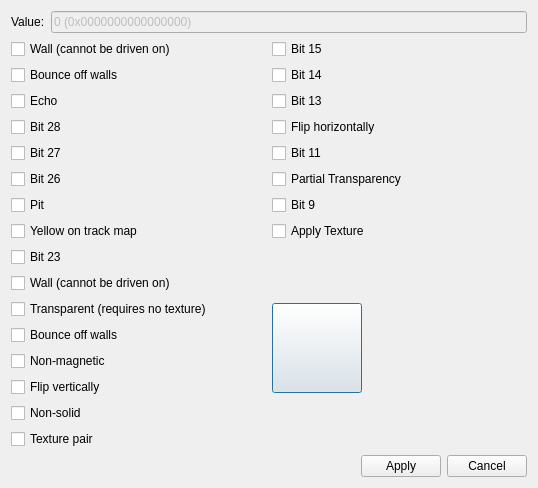
<?xml version="1.0" encoding="UTF-8"?>
<ui version="4.0">
 <class>EditSurfaceDialog</class>
 <widget class="QDialog" name="EditSurfaceDialog">
  <property name="geometry">
   <rect>
    <x>0</x>
    <y>0</y>
    <width>538</width>
    <height>468</height>
   </rect>
  </property>
  <property name="windowTitle">
   <string>Edit Surface</string>
  </property>
  <layout class="QVBoxLayout" name="verticalLayout">
   <item>
    <layout class="QHBoxLayout" name="horizontalLayout">
     <item>
      <widget class="QLabel" name="lblValue">
       <property name="text">
        <string>Value:</string>
       </property>
      </widget>
     </item>
     <item>
      <widget class="QLineEdit" name="leValue">
       <property name="enabled">
        <bool>false</bool>
       </property>
       <property name="text">
        <string>0 (0x0000000000000000)</string>
       </property>
       <property name="readOnly">
        <bool>true</bool>
       </property>
      </widget>
     </item>
    </layout>
   </item>
   <item>
    <layout class="QGridLayout" name="gridLayout">
     <item row="0" column="0">
      <widget class="QCheckBox" name="ck31Wall">
       <property name="text">
        <string>Wall (cannot be driven on)</string>
       </property>
      </widget>
     </item>
     <item row="13" column="0">
      <widget class="QCheckBox" name="ck19NonMagnetic">
       <property name="text">
        <string>Non-magnetic</string>
       </property>
      </widget>
     </item>
     <item row="6" column="1">
      <widget class="QCheckBox" name="ck10PartialTrans">
       <property name="text">
        <string>Partial Transparency</string>
       </property>
      </widget>
     </item>
     <item row="8" column="1">
      <widget class="QCheckBox" name="ck8ApplyTexture">
       <property name="text">
        <string>Apply Texture</string>
       </property>
      </widget>
     </item>
     <item row="8" column="0">
      <widget class="QCheckBox" name="ck24Yellow">
       <property name="text">
        <string>Yellow on track map</string>
       </property>
      </widget>
     </item>
     <item row="1" column="1">
      <widget class="QCheckBox" name="ck14">
       <property name="text">
        <string>Bit 14</string>
       </property>
      </widget>
     </item>
     <item row="3" column="0">
      <widget class="QCheckBox" name="ck29Echo">
       <property name="text">
        <string>Echo</string>
       </property>
      </widget>
     </item>
     <item row="0" column="1">
      <widget class="QCheckBox" name="ck15">
       <property name="text">
        <string>Bit 15</string>
       </property>
      </widget>
     </item>
     <item row="16" column="0">
      <widget class="QCheckBox" name="ck16TexturePair">
       <property name="text">
        <string>Texture pair</string>
       </property>
      </widget>
     </item>
     <item row="6" column="0">
      <widget class="QCheckBox" name="ck26">
       <property name="text">
        <string>Bit 26</string>
       </property>
      </widget>
     </item>
     <item row="14" column="0">
      <widget class="QCheckBox" name="ck18FlipVertically">
       <property name="text">
        <string>Flip vertically</string>
       </property>
      </widget>
     </item>
     <item row="4" column="0">
      <widget class="QCheckBox" name="ck28">
       <property name="text">
        <string>Bit 28</string>
       </property>
      </widget>
     </item>
     <item row="7" column="1">
      <widget class="QCheckBox" name="ck9">
       <property name="text">
        <string>Bit 9</string>
       </property>
      </widget>
     </item>
     <item row="12" column="0">
      <widget class="QCheckBox" name="ck20Bounce">
       <property name="text">
        <string>Bounce off walls</string>
       </property>
      </widget>
     </item>
     <item row="11" column="0">
      <widget class="QCheckBox" name="ck21Transparent">
       <property name="text">
        <string>Transparent (requires no texture)</string>
       </property>
      </widget>
     </item>
     <item row="4" column="1">
      <widget class="QCheckBox" name="ck12FlipHorizontally">
       <property name="text">
        <string>Flip horizontally</string>
       </property>
      </widget>
     </item>
     <item row="1" column="0">
      <widget class="QCheckBox" name="ck30Bounce">
       <property name="text">
        <string>Bounce off walls</string>
       </property>
      </widget>
     </item>
     <item row="17" column="0">
      <spacer name="verticalSpacer">
       <property name="orientation">
        <enum>Qt::Vertical</enum>
       </property>
       <property name="sizeType">
        <enum>QSizePolicy::Minimum</enum>
       </property>
       <property name="sizeHint" stdset="0">
        <size>
         <width>0</width>
         <height>0</height>
        </size>
       </property>
      </spacer>
     </item>
     <item row="10" column="0">
      <widget class="QCheckBox" name="ck22Wall">
       <property name="text">
        <string>Wall (cannot be driven on)</string>
       </property>
      </widget>
     </item>
     <item row="5" column="1">
      <widget class="QCheckBox" name="ck11">
       <property name="text">
        <string>Bit 11</string>
       </property>
      </widget>
     </item>
     <item row="5" column="0">
      <widget class="QCheckBox" name="ck27">
       <property name="text">
        <string>Bit 27</string>
       </property>
      </widget>
     </item>
     <item row="7" column="0">
      <widget class="QCheckBox" name="ck25Pit">
       <property name="text">
        <string>Pit</string>
       </property>
      </widget>
     </item>
     <item row="19" column="1">
      <spacer name="verticalSpacer_2">
       <property name="orientation">
        <enum>Qt::Vertical</enum>
       </property>
       <property name="sizeHint" stdset="0">
        <size>
         <width>20</width>
         <height>40</height>
        </size>
       </property>
      </spacer>
     </item>
     <item row="15" column="0">
      <widget class="QCheckBox" name="ck17NonSolid">
       <property name="text">
        <string>Non-solid</string>
       </property>
      </widget>
     </item>
     <item row="9" column="0">
      <widget class="QCheckBox" name="ck23">
       <property name="text">
        <string>Bit 23</string>
       </property>
      </widget>
     </item>
     <item row="3" column="1">
      <widget class="QCheckBox" name="ck13">
       <property name="text">
        <string>Bit 13</string>
       </property>
      </widget>
     </item>
     <item row="9" column="1" rowspan="8">
      <layout class="QHBoxLayout" name="horizontalLayout_2">
       <item>
        <widget class="QPushButton" name="pbTexture1">
         <property name="enabled">
          <bool>true</bool>
         </property>
         <property name="minimumSize">
          <size>
           <width>90</width>
           <height>90</height>
          </size>
         </property>
         <property name="maximumSize">
          <size>
           <width>90</width>
           <height>90</height>
          </size>
         </property>
         <property name="text">
          <string/>
         </property>
         <property name="iconSize">
          <size>
           <width>64</width>
           <height>64</height>
          </size>
         </property>
        </widget>
       </item>
       <item>
        <widget class="QLabel" name="lblTexture2">
         <property name="text">
          <string/>
         </property>
        </widget>
       </item>
      </layout>
     </item>
    </layout>
   </item>
   <item>
    <layout class="QHBoxLayout" name="horizontalLayout_3">
     <item>
      <spacer name="horizontalSpacer">
       <property name="orientation">
        <enum>Qt::Horizontal</enum>
       </property>
       <property name="sizeHint" stdset="0">
        <size>
         <width>40</width>
         <height>20</height>
        </size>
       </property>
      </spacer>
     </item>
     <item>
      <widget class="QPushButton" name="pbApply">
       <property name="text">
        <string>Apply</string>
       </property>
      </widget>
     </item>
     <item>
      <widget class="QPushButton" name="pbCancel">
       <property name="text">
        <string>Cancel</string>
       </property>
      </widget>
     </item>
    </layout>
   </item>
  </layout>
 </widget>
 <resources/>
 <connections/>
</ui>
